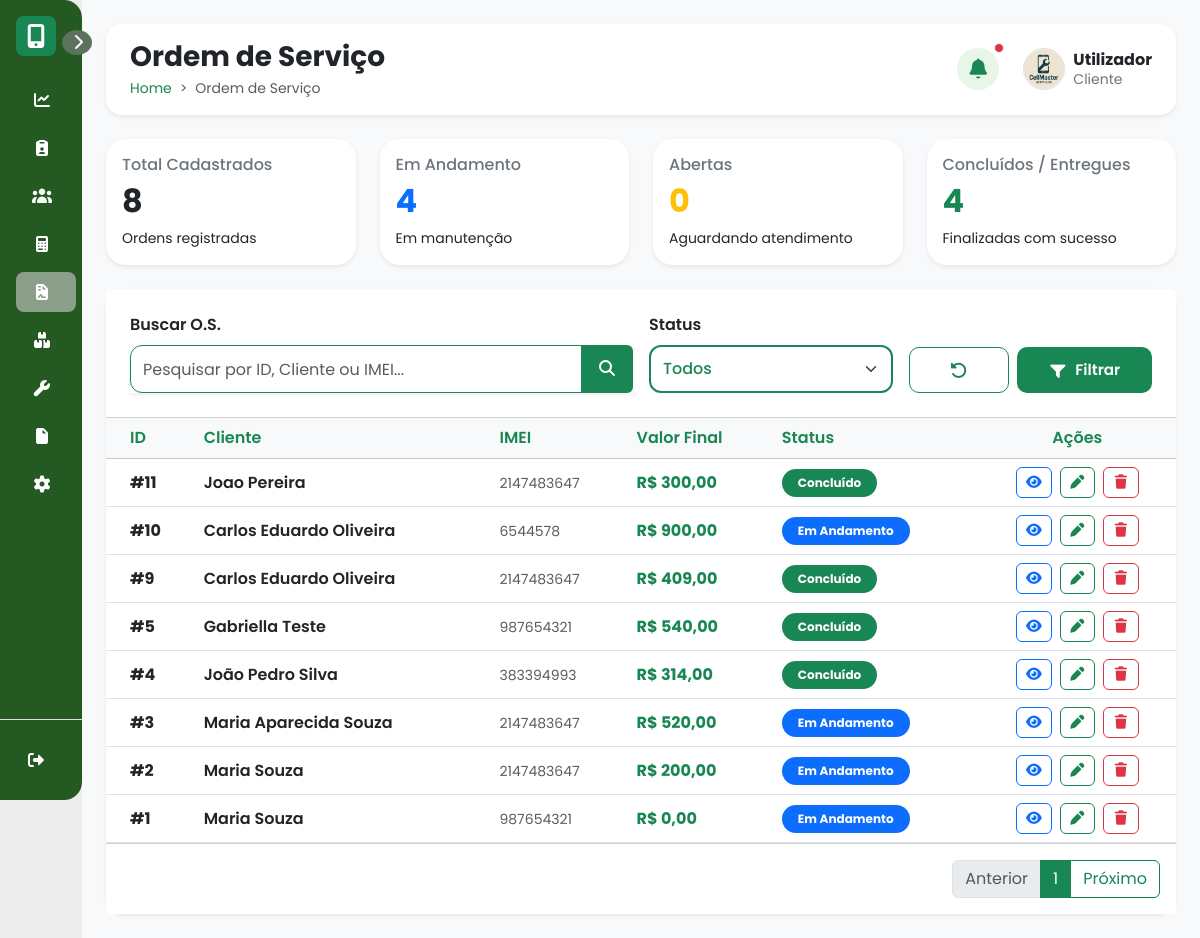
Page /ordens_servico.php on the committed database.
### tables this page shows
CREATE TABLE `ordem_servico` (
  `idos` int(11) NOT NULL,
  `numero_os` varchar(20) DEFAULT NULL COMMENT 'Número de controle ou código visível da OS para o cliente.',
  `orcamento_idorcamento` int(11) NOT NULL COMMENT 'Chave estrangeira vinculando a OS ao orçamento de origem (se houver).',
  `cliente_idcliente` int(11) DEFAULT NULL COMMENT 'Chave estrangeira que identifica o cliente dono do equipamento/serviço.',
  `funcionario_idfuncionario` int(11) DEFAULT NULL COMMENT 'Chave estrangeira do funcionário responsável pelo atendimento ou abertura.',
  `data_abertura` date DEFAULT NULL COMMENT 'Data e hora em que a Ordem de Serviço foi aberta.',
  `data_fechamento` date DEFAULT NULL COMMENT 'Data e hora em que a Ordem de Serviço foi concluída/fechada.',
  `garantia_dias` int(11) DEFAULT 90 COMMENT 'Prazo de garantia do serviço prestado (em dias). Padrão: 90 dias.',
  `status_os` varchar(20) DEFAULT 'Aberta' COMMENT 'Situação atual da OS (Ex: Aberta, Em Andamento, Concluída, Cancelada).',
  `defeito_informado` text DEFAULT NULL COMMENT 'Relato do cliente sobre o problema apresentado pelo equipamento.',
  `laudo_tecnico` varchar(255) DEFAULT NULL COMMENT 'Diagnóstico detalhado constatado pelo técnico responsável.',
  `descricao_servico` text DEFAULT NULL COMMENT 'Descrição detalhada dos procedimentos e reparos realizados.',
  `observacoes_os` varchar(255) DEFAULT NULL COMMENT 'Anotações extras ou avisos importantes referentes à OS.',
  `valor_pecas` decimal(10,2) DEFAULT 0.00 COMMENT 'Custo total das peças utilizadas no reparo.',
  `valor_mao_obra` decimal(10,2) DEFAULT 0.00 COMMENT 'Custo referente apenas à mão de obra do serviço.',
  `desconto` decimal(10,2) DEFAULT 0.00 COMMENT 'Valor total concedido de desconto aplicado na OS.',
  `valor_final` decimal(10,2) DEFAULT 0.00 COMMENT 'Valor final a ser pago (Peças + Mão de obra - Desconto).'
);

CREATE TABLE `cliente` (
  `idcliente` int(11) NOT NULL COMMENT 'Identificador único do cliente. Chave primária da tabela.',
  `nome_clien` varchar(80) NOT NULL COMMENT 'Nome completo do cliente.',
  `endereco_clien` varchar(80) DEFAULT NULL COMMENT 'Endereço residencial ou comercial do cliente.',
  `cpf_clien` varchar(15) NOT NULL COMMENT 'Cadastro de Pessoa Física (CPF) do cliente.',
  `tel_clien` varchar(15) NOT NULL COMMENT 'Número de telefone para contato com o cliente.',
  `email_clien` varchar(85) NOT NULL COMMENT 'Endereço de e-mail do cliente.',
  `cargos_idcargos` int(11) NOT NULL DEFAULT 4 COMMENT 'Identificador do cargo vinculado ao cliente. Chave estrangeira para a tabela cargos.',
  `senha` varchar(255) NOT NULL COMMENT 'Senha criptografada (hash) utilizada para autenticação do cliente.',
  `data_cadastro` date NOT NULL COMMENT 'Data em que o cliente foi cadastrado no sistema.',
  `token_recuperacao` varchar(255) DEFAULT NULL,
  `token_expiracao` datetime DEFAULT NULL
);

CREATE TABLE `orcamento` (
  `idorcamento` int(11) NOT NULL COMMENT 'Identificador único do orçamento. Chave primária da tabela.',
  `cliente_idcliente` int(11) DEFAULT NULL COMMENT 'Identificador do cliente associado ao orçamento. Chave estrangeira para a tabela cliente.',
  `funcionario_idfuncionario` int(11) DEFAULT NULL COMMENT 'Identificador do funcionário responsável pela elaboração do orçamento. Chave estrangeira para a tabela funcionario.',
  `defeito` varchar(100) DEFAULT NULL COMMENT 'Descrição do defeito informado pelo cliente no equipamento.',
  `observacoes` varchar(100) DEFAULT NULL COMMENT 'Observações adicionais sobre o orçamento ou o equipamento.',
  `marca` varchar(20) NOT NULL COMMENT 'Marca do equipamento que será avaliado ou reparado.',
  `modelo` varchar(20) NOT NULL COMMENT 'Modelo do equipamento.',
  `imei` int(11) NOT NULL COMMENT 'Número de identificação (IMEI) do aparelho, quando aplicável.',
  `aprovado` varchar(10) DEFAULT NULL COMMENT 'Indica se o orçamento foi aprovado pelo cliente (Sim ou Não).',
  `valor_total` float DEFAULT NULL COMMENT 'Valor total do orçamento, considerando peças e serviços.',
  `data_dia` date DEFAULT NULL COMMENT 'Data de emissão ou criação do orçamento.',
  `status` varchar(15) DEFAULT NULL COMMENT 'Situação atual do orçamento (Pendente, Aprovado, Reprovado, Em andamento ou Finalizado).'
);

### ordens_servico.php (the view, shortened to what this page needs)
<?php
    include("conexao.php");
    $buscaOS = isset($_GET["nBuscaOS"]) ? trim($_GET["nBuscaOS"]) : "";
    $status  = isset($_GET["nStatus"])  ? $_GET["nStatus"]        : "Todos";
    $sql = "
        SELECT
            os.idos,
            os.laudo_tecnico,
            os.valor_final,
            os.status_os,
            c.nome_clien,
            o.marca,
            o.modelo,
            o.imei
        FROM ordem_servico os
        LEFT JOIN cliente c ON os.cliente_idcliente = c.idcliente
        LEFT JOIN orcamento o ON os.orcamento_idorcamento = o.idorcamento
        WHERE 1=1
    ";
    $sql .= " ORDER BY os.idos DESC";
    $result = $conn->query($sql);
    $totalCadastrados = $conn->query("SELECT COUNT(*) as total FROM ordem_servico")->fetch_assoc()['total'] ?? 0;
    $totalEmAndamento = $conn->query("SELECT COUNT(*) as total FROM ordem_servico WHERE status_os = 'Em Andamento'")->fetch_assoc()['total'] ?? 0;
    $totalAbertas    = $conn->query("SELECT COUNT(*) as total FROM ordem_servico WHERE status_os = 'Aberta'")->fetch_assoc()['total'] ?? 0;
    $totalConcluidos = $conn->query("SELECT COUNT(*) as total FROM ordem_servico WHERE status_os IN ('Concluído', 'Entregue')")->fetch_assoc()['total'] ?? 0;
?>
<!DOCTYPE html>
<html lang="pt-br">
<head>
    <link href="https://cdn.jsdelivr.net/npm/bootstrap@5.3.3/dist/css/bootstrap.min.css" rel="stylesheet">
    <link rel="stylesheet" href="https://cdn.jsdelivr.net/npm/bootstrap-icons@1.11.3/font/bootstrap-icons.min.css">
    <link rel="stylesheet" href="https://cdnjs.cloudflare.com/ajax/libs/font-awesome/7.0.1/css/all.min.css">
    <link rel="stylesheet" href="css/style.css">
</head>
<body class="bg-custom">
    <?php
        include('php/sidebar.php');
    ?>
    <main class="flex-grow-1 p-4 bg-light">
        <?php
            include 'php/header.php';
        ?>
        <div class="row g-4 mb-4">
            <div class="col-md-3">
                <div class="card shadow-sm border-0">
                    <div class="card-body">
                        <h6 class="text-secondary">Total Cadastrados</h6>
                        <h2 class="fw-bold"><?= $totalCadastrados ?></h2>
                        <small>Ordens registradas</small>
                    </div>
                </div>
            </div>
            <div class="col-md-3">
                <div class="card shadow-sm border-0">
                    <div class="card-body">
                        <h6 class="text-secondary">Em Andamento</h6>
                        <h2 class="fw-bold text-primary"><?= $totalEmAndamento ?></h2>
                        <small>Em manutenção</small>
                    </div>
                </div>
            </div>
            <div class="col-md-3">
                <div class="card shadow-sm border-0">
                    <div class="card-body">
                        <h6 class="text-secondary">Abertas</h6>
                        <h2 class="fw-bold text-warning"><?= $totalAbertas ?></h2>
                        <small>Aguardando atendimento</small>
                    </div>
                </div>
            </div>
            <div class="col-md-3">
                <div class="card shadow-sm border-0">
                    <div class="card-body">
                        <h6 class="text-secondary">Concluídos / Entregues</h6>
                        <h2 class="fw-bold text-success"><?= $totalConcluidos ?></h2>
                        <small>Finalizadas com sucesso</small>
                    </div>
                </div>
            </div>
        </div>
        <div class="card border-0 shadow-sm">
            <div class="card-header bg-white p-4">
                <form method="GET" action="ordens_servico.php" id="formFiltros">
                    <div class="row g-3 align-items-end">
                        <div class="col-lg-6">
                            <label class="form-label fw-semibold">Buscar O.S.</label>
                            <div class="input-group shadow-sm">
                                <input
                                    type="text"
                                    class="form-control border-success"
                                    placeholder="Pesquisar por ID, Cliente ou IMEI..."
                                    name="nBuscaOS"
                                    value="<?= htmlspecialchars($buscaOS) ?>">
                                <button class="btn btn-success px-3" type="submit">
                                    <i class="fa-solid fa-magnifying-glass"></i>
                                </button>
                            </div>
                        </div>
                        <div class="col-lg-3">
                            <label class="form-label fw-semibold">Status</label>
                            <select name="nStatus" class="form-select select-verde">
                                <option value="Todos" <?= ($status == 'Todos') ? 'selected' : '' ?>>Todos</option>
                            </select>
                        </div>
                        <div class="col-lg-3 d-flex align-items-end">
                            <div class="d-flex gap-2 w-100">
                                <a href="ordens_servico.php" class="btn btn-outline-success btn-filtrar flex-grow-1 text-center" title="Limpar Filtros">
                                    <i class="fa-solid fa-rotate-left"></i>
                                </a>
                                <button type="submit" class="btn btn-success btn-filtrar flex-grow-1">
                                    <i class="fa-solid fa-filter"></i>
                                    Filtrar
                                </button>
                            </div>
                        </div>
                    </div>
                </form>
            </div>
            <div class="table-responsive">
                <table class="table table-hover align-middle mb-0">
                    <thead class="table-light">
                        <tr>
                            <th class="ps-4">ID</th>
                            <th>Cliente</th>
                            <th>IMEI</th>
                            <th>Valor Final</th>
                            <th>Status</th>
                            <th class="text-center">Ações</th>
                        </tr>
                    </thead>
                    <tbody>
                        <?php if ($result && $result->num_rows > 0): ?>
                            <?php while ($os = $result->fetch_assoc()): ?>
                                <?php
                                    $st = $os['status_os'] ?? 'Aberta';
                                    $badgeClass = 'bg-warning text-dark';
                                    if ($st == 'Em Andamento') $badgeClass = 'bg-primary';
                                    else if ($st == 'Concluído' || $st == 'Entregue') $badgeClass = 'bg-success';
                                    else if ($st == 'Cancelada') $badgeClass = 'bg-danger';
                                ?>
                                <tr>
                                    <td class="ps-4 fw-bold text-dark">#<?= $os['idos']; ?></td>
                                    <td>
                                        <span class="fw-semibold text-dark"><?= htmlspecialchars($os['nome_clien'] ?? 'Cliente não informado'); ?></span>
                                    </td>
                                    <td>
                                        <span class="text-muted small"><?= htmlspecialchars($os['imei'] ?? 'N/A'); ?></span>
                                    </td>
                                    <td class="fw-bold text-success">
                                        R$ <?= number_format($os['valor_final'] ?? 0, 2, ',', '.'); ?>
                                    </td>
                                    <td>
                                        <span class="badge rounded-pill <?= $badgeClass; ?> p-2 px-3"><?= htmlspecialchars($st); ?></span>
                                    </td>
                                    <td class="text-center">
                                        <div class="d-flex justify-content-center gap-2">
                                            <a href="php/visualizar_os.php?id=<?= $os['idos']; ?>"
                                               class="btn btn-outline-primary btn-sm rounded-2"
                                               title="Ver/Imprimir OS">
                                                <i class="fa-solid fa-eye"></i>
                                            </a>
                                            <button type="button"
                                                    class="btn btn-outline-success btn-sm rounded-2 btn-editar-os"
                                                    data-idos="<?= $os['idos']; ?>"
                                                    data-laudo="<?= htmlspecialchars($os['laudo_tecnico'] ?? ''); ?>"
                                                    data-valor="<?= $os['valor_final'] ?? '0.00'; ?>"
                                                    data-status="<?= htmlspecialchars($os['status_os'] ?? 'Aberta'); ?>"
                                                    title="Editar OS">
                                                <i class="fa-solid fa-pen"></i>
                                            </button>
                                            <button type="button"
                                                    class="btn btn-outline-danger btn-sm rounded-2"
                                                    onclick="confirmarExclusao(<?= $os['idos']; ?>)"
                                                    title="Excluir OS">
                                                <i class="fa-solid fa-trash"></i>
                                            </button>
                                        </div>
                                    </td>
                                </tr>
                            <?php endwhile; ?>
                        <?php endif; ?>
                    </tbody>
                </table>
            </div>
            <div class="card-footer bg-white py-3">
                <nav>
                    <ul class="pagination justify-content-end mb-0">
                        <li class="page-item disabled"><a class="page-link" href="#">Anterior</a></li>
                        <li class="page-item active"><a class="page-link bg-success border-success" href="#">1</a></li>
                        <li class="page-item"><a class="page-link text-success" href="#">Próximo</a></li>
                    </ul>
                </nav>
            </div>
        </div>
    </main>
</body>
</html>

### css/style.css (style rules this page uses)
* { font-family: 'Poppins', sans-serif; }
body { min-height: 100vh; overflow-x: hidden; }
.bg-custom { background-color: #ececec; }
main { margin-left: 82px; width: calc(100% - 82px); padding: 30px; background: #f5f6f8; min-height: 100vh; transition: .5s; }
.card { border-radius: 20px !important; }
.form-control, .form-select { height: 48px; border-radius: 10px; }
.btn-success { background: #198754; border: none; }
.table th { color: #198754; font-weight: 600; }
.badge { padding: 8px 15px; border-radius: 20px; }
.table td, .table th { vertical-align: middle; }
.card-body { display: flex; flex-direction: column; justify-content: center; }
.page-link { color: #148041; border-color: #148041; }
.page-link:hover, .page-item.active .page-link { background-color: #148041; border-color: #148041; color: white; }
.select-verde { border: 2px solid #198754; color: #198754; font-weight: 500; }
.form-control, .form-select { border-radius: 12px; }
.btn-filtrar { height: 46px; min-width: 100px; padding: 0 22px; border-radius: 10px; font-weight: 600; font-size: .95rem; display: flex; align-items: center; justify-content: center; gap: 8px; }

### rows in the picture
ordem_servico: idos "11", cliente.nome_clien "Joao Pereira", orcamento.imei "2147483647", valor_final "300,00", status_os "Concluído"
ordem_servico: idos "10", cliente.nome_clien "Carlos Eduardo Oliveira", orcamento.imei "6544578", valor_final "900,00", status_os "Em Andamento"
ordem_servico: idos "9", cliente.nome_clien "Carlos Eduardo Oliveira", orcamento.imei "2147483647", valor_final "409,00", status_os "Concluído"
ordem_servico: idos "5", cliente.nome_clien "Gabriella Teste", orcamento.imei "987654321", valor_final "540,00", status_os "Concluído"
ordem_servico: idos "4", cliente.nome_clien "João Pedro Silva", orcamento.imei "383394993", valor_final "314,00", status_os "Concluído"
ordem_servico: idos "3", cliente.nome_clien "Maria Aparecida Souza", orcamento.imei "2147483647", valor_final "520,00", status_os "Em Andamento"
ordem_servico: idos "2", cliente.nome_clien "Maria Souza", orcamento.imei "2147483647", valor_final "200,00", status_os "Em Andamento"
ordem_servico: idos "1", cliente.nome_clien "Maria Souza", orcamento.imei "987654321", valor_final "0,00", status_os "Em Andamento"

### other values in the picture
$tituloPagina "Ordem de Serviço"
$breadcrumb "Ordem de Serviço"
$_SESSION['nome_func'] "Utilizador"
$cargoExibicao "Cliente"
$totalCadastrados "8"
$totalEmAndamento "4"
$totalAbertas "0"
$totalConcluidos "4"
